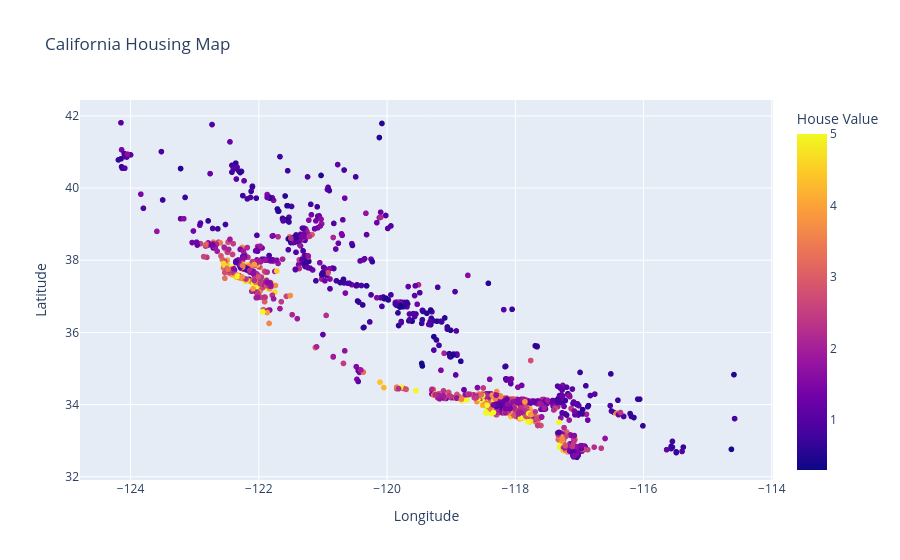

The notebook cell this image was saved under:
### Markdown cell above
## Plotly

### Code cell
sample = df.sample(2000, random_state=42)

fig = px.scatter(
	sample,
	x="Longitude",
	y="Latitude",
	color="MedHouseVal",
	title="California Housing Map",
	labels={"MedHouseVal": "House Value"}
)
fig.show()

### Figure 1 — Plotly figure (JSON) as saved in the notebook; plotly's stock layout.template omitted (floating-point values rounded to 4 significant figures; data arrays with more than 128 entries replaced by an {"elided": "..."} marker saying what was removed)
{"data": [{"hovertemplate": "Longitude=%{x}<br>Latitude=%{y}<br>House Value=%{marker.color}<extra></extra>", "legendgroup": "", "marker": {"color": {"elided": "2000 float values"}, "coloraxis": "coloraxis", "symbol": "circle"}, "mode": "markers", "name": "", "showlegend": false, "type": "scattergl", "x": {"elided": "2000 float values"}, "xaxis": "x", "y": {"elided": "2000 float values"}, "yaxis": "y"}], "layout": {"coloraxis": {"colorbar": {"title": {"text": "House Value"}}, "colorscale": [[0, "#0d0887"], [0.1111, "#46039f"], [0.2222, "#7201a8"], [0.3333, "#9c179e"], [0.4444, "#bd3786"], [0.5556, "#d8576b"], [0.6667, "#ed7953"], [0.7778, "#fb9f3a"], [0.8889, "#fdca26"], [1, "#f0f921"]]}, "legend": {"tracegroupgap": 0}, "title": {"text": "California Housing Map"}, "xaxis": {"anchor": "y", "domain": [0, 1], "title": {"text": "Longitude"}}, "yaxis": {"anchor": "x", "domain": [0, 1], "title": {"text": "Latitude"}}}}
